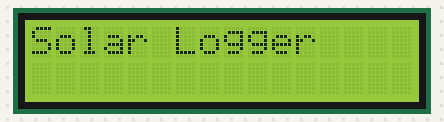
A sketch run on a simulated Arduino Uno, built with avr-gcc and run on an emulated ATmega328P. Shown: 16×2 character LCD. The local clock reads 2024-03-15 10:24:30 at power-on unless the sketch sets it; storage starts empty; what the sketch prints to the serial monitor is not drawn.

Above: at 0.1 s.
At 2.1 s:
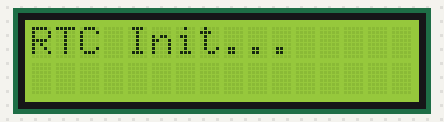
At 3.1 s:
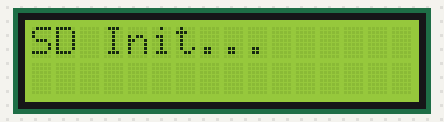
At 4.1 s:
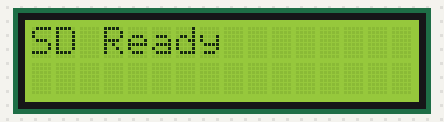
At 5.2 s:
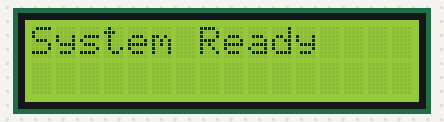
At 6.7 s:
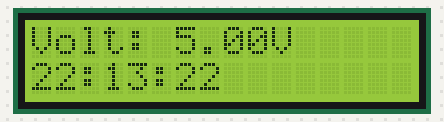

The sketch:

voltage_data_logging.ino
```cpp
#include <Wire.h>
#include <SPI.h>
#include <SD.h>
#include <LiquidCrystal.h>
#include <RTClib.h>

#define VOLTAGE_PIN A0
#define CS_PIN 10

// LCD pins: RS, EN, D4, D5, D6, D7
LiquidCrystal lcd(7, 8, 9, 5, 6, A3);

// DS3231 RTC instance
RTC_DS3231 rtc;

File dataFile;

void setup() {
  Serial.begin(9600);
  lcd.begin(16, 2);
  lcd.print("Solar Logger");
  delay(2000);
  lcd.clear();

  // Initialize RTC
  lcd.print("RTC Init...");
  delay(1000);
  lcd.clear();

  if (!rtc.begin()) {
    lcd.clear();
    lcd.print("RTC FAIL!");
    while (1); // Halt if RTC not found
  }

  // Uncomment once to set time, then comment back
  // rtc.adjust(DateTime(2025, 10, 13, 10, 30, 0)); // year, month, day, hour, min, sec
  // Or set from compile time:


  int SD_init = SD.begin(CS_PIN);
  // Initialize SD card
  lcd.print("SD Init...");
  delay(1000);
  if (!SD_init) {
    lcd.clear();
    lcd.print("SD FAIL!");
    while (1);
  }

  rtc.adjust(DateTime(F(__DATE__), F(__TIME__)));
  lcd.clear();
  lcd.print("SD Ready");
  delay(1000);
  lcd.clear();

  // Create/open CSV log file
  dataFile = SD.open("solar_voltage.csv", FILE_WRITE);
  if (dataFile) {
    dataFile.println("Date,Time,Voltage(V)");
    dataFile.close();
  }

  lcd.print("System Ready");
  delay(1500);
  lcd.clear();
}

void loop() {
  // Get current time
  DateTime now = rtc.now();

  // Read and convert voltage
  int rawValue = analogRead(VOLTAGE_PIN);
  float voltage = (rawValue * 5.0 / 1023.0) * 2.0; // Adjust factor for voltage divider

  // Format date and time
  char dateStr[15];
  sprintf(dateStr, "%02d/%02d/%04d", now.day(), now.month(), now.year());

  char timeStr[10];
  sprintf(timeStr, "%02d:%02d:%02d", now.hour(), now.minute(), now.second());

  // Build CSV line
  String dataString = String(dateStr) + "," + String(timeStr) + "," + String(voltage, 2);

  // Write to SD card
  dataFile = SD.open("solar_voltage.csv", FILE_WRITE);
  if (dataFile) {
    dataFile.println(dataString);
    dataFile.close();
  }

  // Display on LCD
  lcd.setCursor(0, 0);
  lcd.print("Volt: ");
  lcd.print(voltage, 2);
  lcd.print("V   ");

  lcd.setCursor(0, 1);
  lcd.print(timeStr);
  lcd.print("   ");

  // Serial monitor output
  Serial.println(dataString);

  delay(60000); // Log every 60 seconds
}
```

Measured:
- what the display in image 1 shows lasts 1.0 s, from 2.1 s to 3.1 s
- what the display in image 4 shows lasts 1.5 s, from 5.1 s to 6.6 s
